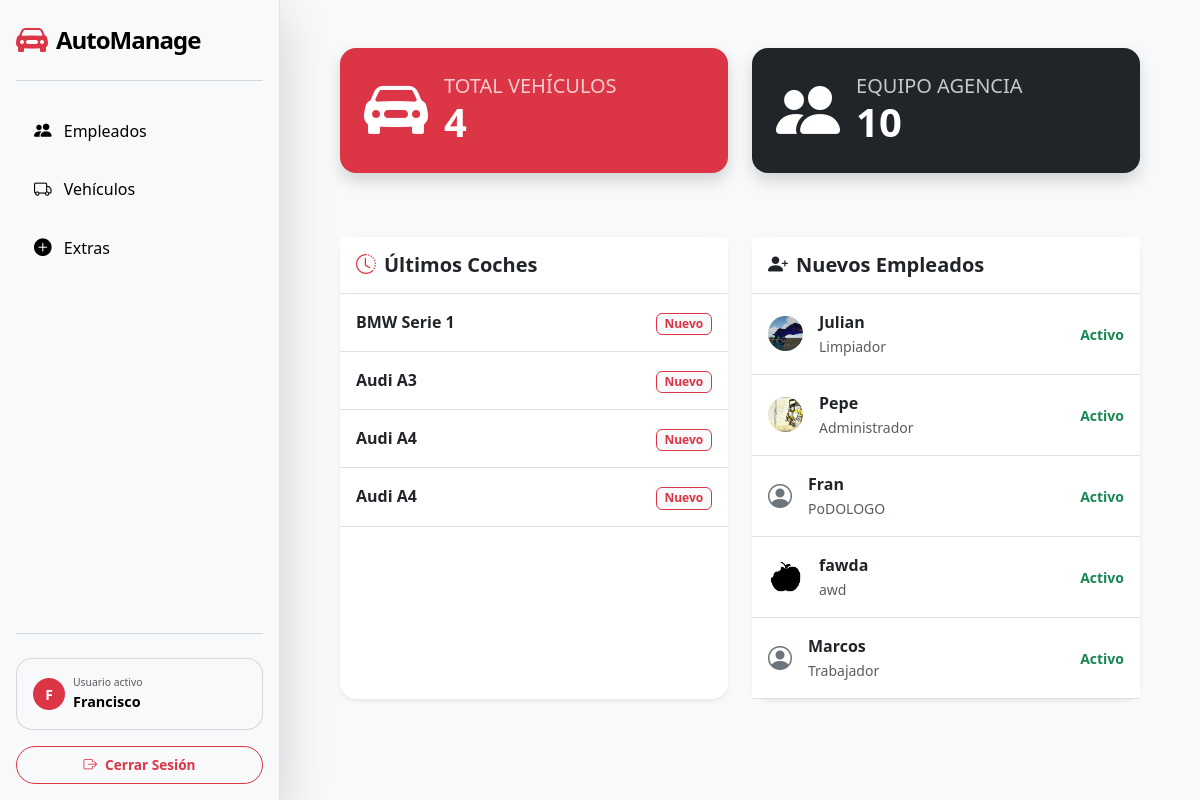
The page / (signed in) on the database as committed earlier.
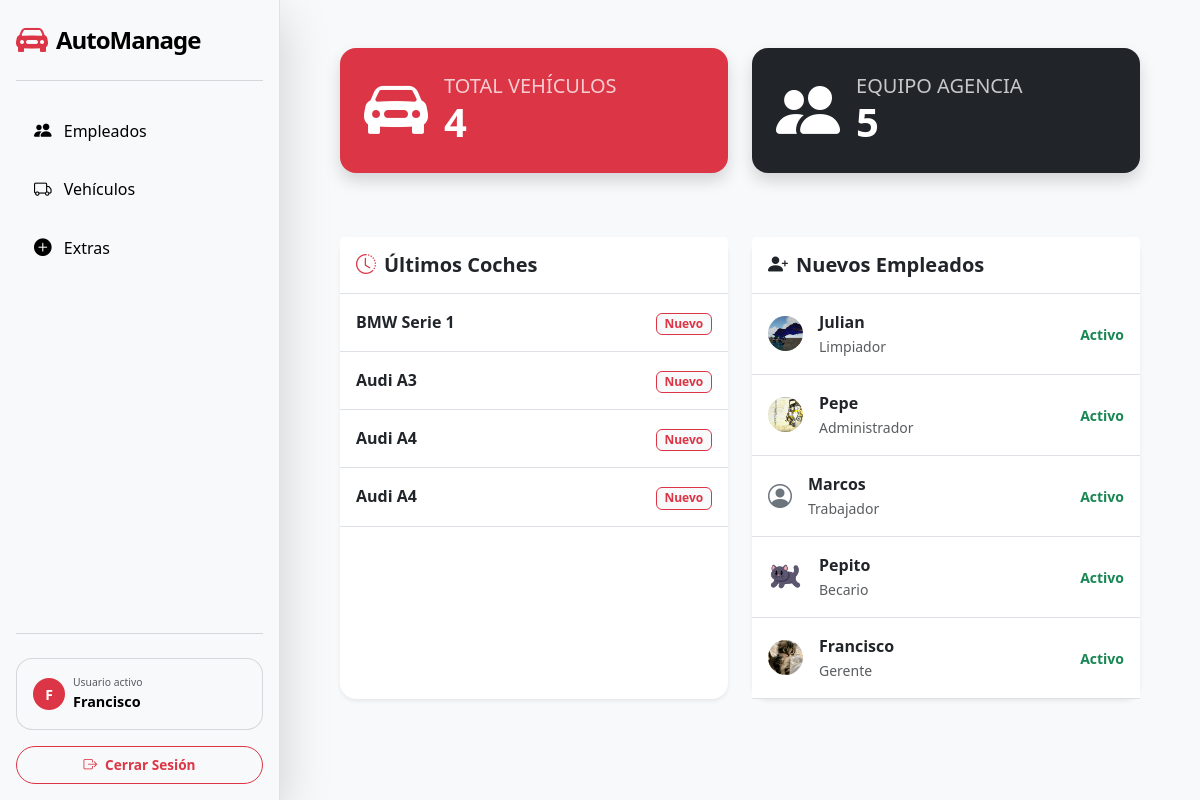
The same page on the database as committed later.
### app_agencia_coches/models.py (models this page shows, shortened)
class Cars (models.Model):
    marca = models.CharField (
        verbose_name = 'Marca',
        max_length = 100,
        default = ''
    )
    modelo = models.CharField (
        verbose_name = 'Modelo',
        max_length =  100,
        default = ''
    )
    fecha_fabricacion = models.DateField (
        verbose_name = 'Fecha de fabricacion',
        default = date.today
    )
    kilometros = models.PositiveIntegerField (
        verbose_name = 'Kilometros',
        default = 0
    )
    combustible = models.CharField (
        verbose_name = 'Combustible',
        max_length = 100,
        default = ''
    )
    color = models.CharField (
        verbose_name = 'Color',
        max_length = 100,
        default = ''
    )
    imagen = models.ImageField (
        verbose_name = 'Imagen',
        upload_to = "coches/",
        blank=True,
        null=True
    )
    fecha_modificacion = models.DateField (
        auto_now = True
    )
    creado_por = models.ForeignKey(
        Employee,
        verbose_name = 'Creado por',
        on_delete = models.CASCADE
    )
    extras = models.ManyToManyField(
        Extra,
        verbose_name = 'Extras',
        related_name = 'coches',
        blank=True
    )

class Employee (models.Model):
    user = models.OneToOneField(
        User,
        on_delete = models.CASCADE,
        null = True,
        blank = True
    )
    nombre = models.CharField (
        verbose_name = 'Nombre',
        max_length = 100,
        default = ''
    )
    apellidos = models.CharField (
        verbose_name = 'Apellidos',
        max_length = 100,
        default = ''
    )
    puesto = models.CharField (
        verbose_name = 'Puesto',
        max_length = 100,
        default = ''
    )
    fecha_contratacion = models.DateField (
        verbose_name = 'Fecha de contratacion',
        auto_now_add = True
    )
    foto = models.ImageField (
        verbose_name = 'Foto',
        upload_to = "empleados/",
        blank = True,
        null = True
    )

### app_agencia_coches/views.py (the view)
# urls.py: path('', views.dashboard, name='dashboard'),
@login_required
def dashboard(request):
    total_cars = Cars.objects.count()
    total_employees = Employee.objects.count()
    recent_cars = Cars.objects.all().order_by('-id')[:5]
    recent_employees = Employee.objects.all().order_by('-id')[:5]
    context = {
        'total_cars': total_cars,
        'total_employees': total_employees,
        'recent_cars': recent_cars,
        'recent_employees': recent_employees,
    }
    return render(request, 'index.html', context)

### app_agencia_coches/templates/index.html (shortened to what the changed rows need)
<!doctype html>
<html lang="es-ES">
    <head>
        {% block css %}
        <link
            href="https://cdn.jsdelivr.net/npm/bootstrap@5.3.2/dist/css/bootstrap.min.css"
            rel="stylesheet"
        />
        {% endblock css %}
        {% block icon %}
        <link rel="stylesheet" href="https://cdn.jsdelivr.net/npm/bootstrap-icons@1.13.1/font/bootstrap-icons.min.css">
        {% endblock icon %}
        {% load static %}
        <link rel="stylesheet" href="{% static 'css/blur_detalles.css' %}">
        <link rel="stylesheet" href="{% static 'css/style_sidebar.css' %}">
    </head>
    <body>
        <div id="wrapper" class="d-flex">
            <main class="main-content w-100 bg-light px-3 px-md-5">
                {% block content %}
                <div class="container mt-5">
                    <div class="row mb-5">
                        <div class="col-md-6 mb-3">
                            <div class="card bg-danger text-white shadow border-0 rounded-4">
                                <div class="card-body d-flex align-items-center p-4">
                                    <div>
                                        <h1 class="fw-bold mb-0">{{ total_cars }}</h1>
                                    </div>
                                </div>
                            </div>
                        </div>
                        <div class="col-md-6 mb-3">
                            <div class="card bg-dark text-white shadow border-0 rounded-4">
                                <div class="card-body d-flex align-items-center p-4">
                                    <div>
                                        <h5 class="text-uppercase mb-0 opacity-75">Equipo Agencia</h5>
                                        <h1 class="fw-bold mb-0">{{ total_employees }}</h1>
                                    </div>
                                </div>
                            </div>
                        </div>
                    </div>
                    <div class="row">
                        <div class="col-lg-6 mb-4">
                            <div class="card shadow-sm border-0 rounded-4 h-100">
                                <div class="card-body p-0">
                                    <div class="table-responsive">
                                        <table class="table table-hover mb-0">
                                            <tbody class="border-top-0">
                                                {% for car in recent_cars %}
                                                <tr>
                                                    <td class="p-3">
                                                        <div class="fw-bold text-dark">{{ car.marca }} {{ car.modelo }}</div>
                                                    </td>
                                                    <td class="p-3 text-end align-middle">
                                                        <span class="badge bg-light text-danger border border-danger">Nuevo</span>
                                                    </td>
                                                </tr>
                                                {% empty %}
                                                <tr class="text-center"><td class="p-4 text-muted">No hay coches registrados.</td></tr>
                                                {% endfor %}
                                            </tbody>
                                        </table>
                                    </div>
                                </div>
                            </div>
                        </div>
                        <div class="col-lg-6 mb-4">
                            <div class="card shadow-sm border-0 rounded-4 h-100">
                                <div class="card-body p-0">
                                    <div class="table-responsive">
                                        <table class="table table-hover mb-0">
                                            <tbody class="border-top-0">
                                                {% for emp in recent_employees %}
                                                <tr>
                                                    <td class="p-3 d-flex align-items-center">
                                                        {% if emp.foto %}
                                                            <img src="{{ emp.foto.url }}" class="rounded-circle me-3" style="width: 35px; height: 35px; object-fit: cover;">
                                                        {% else %}
                                                            <i class="bi bi-person-circle fs-4 me-3 text-secondary"></i>
                                                        {% endif %}
                                                        <div>
                                                            <div class="fw-bold text-dark">{{ emp.user.username }}</div>
                                                            <small class="text-muted">{{ emp.puesto }}</small>
                                                        </div>
                                                    </td>
                                                    <td class="p-3 text-end align-middle">
                                                        <span class="text-success small fw-bold">Activo</span>
                                                    </td>
                                                </tr>
                                                {% empty %}
                                                <tr class="text-center"><td class="p-4 text-muted">No hay empleados registrados.</td></tr>
                                                {% endfor %}
                                            </tbody>
                                        </table>
                                    </div>
                                </div>
                            </div>
                        </div>
                    </div>
                </div>
                {% endblock %}
            </main>
        </div>
    </body>
</html>

Rows that differ between the two databases and show on the page:
removed Employee: user.username "Fran", puesto "PoDOLOGO"
removed Employee: foto (picture), user.username "fawda", puesto "awd"
now on this page (row unchanged): Employee: foto (picture), user.username "Pepito", puesto "Becario"
now on this page (row unchanged): Employee: foto (picture), user.username "Francisco", puesto "Gerente"
Other text that changed with them:
{{ total_employees }}: "10" → "5"
